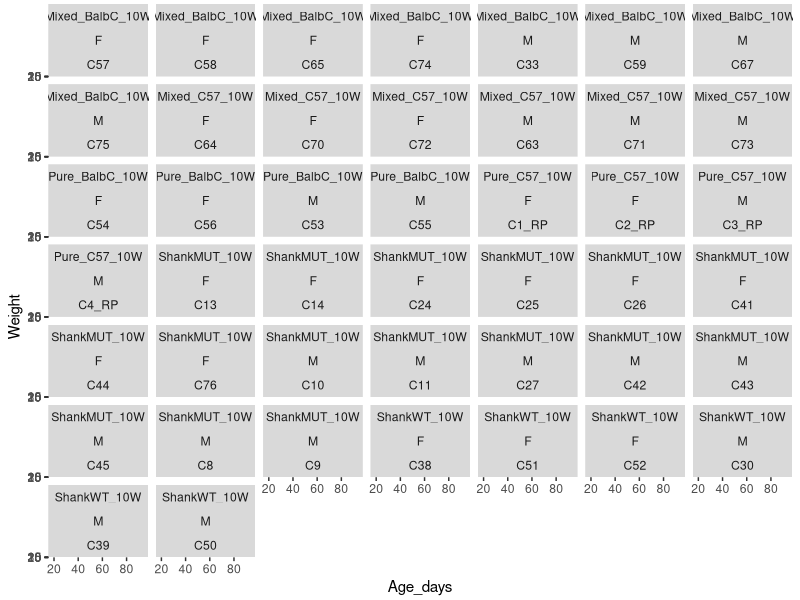
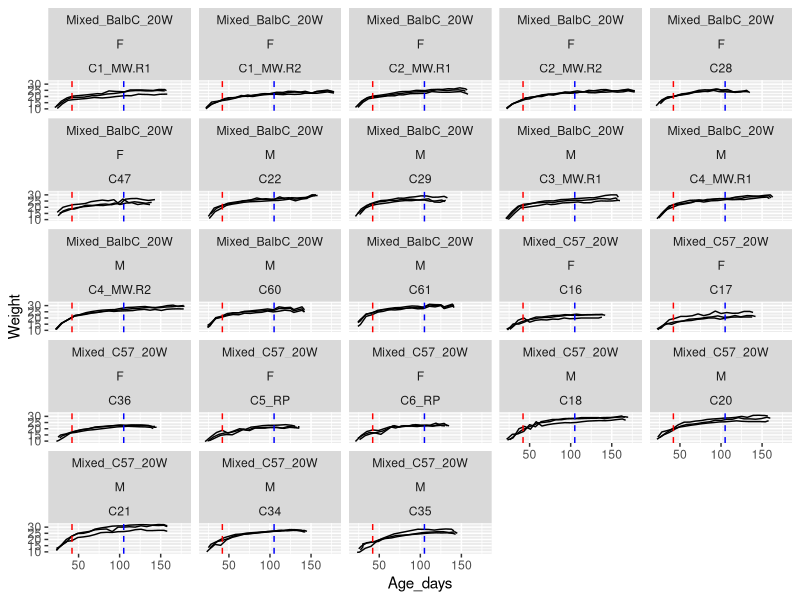
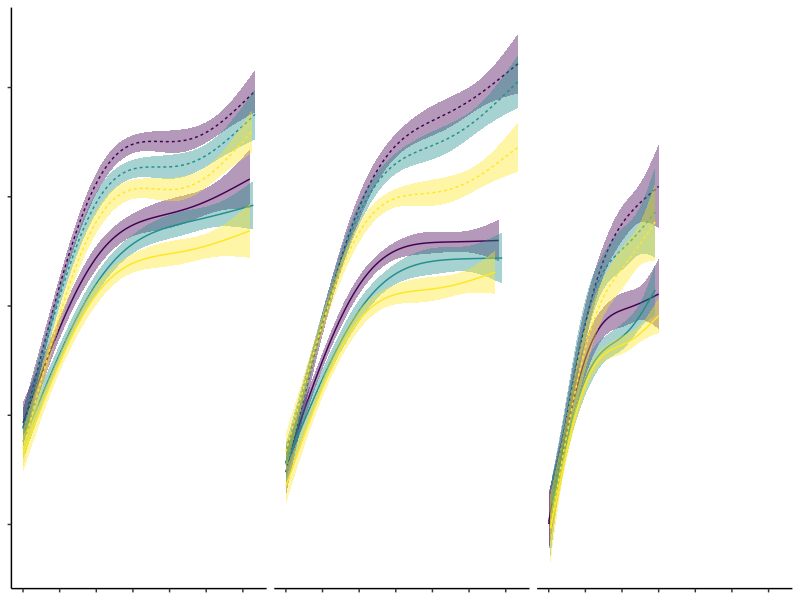
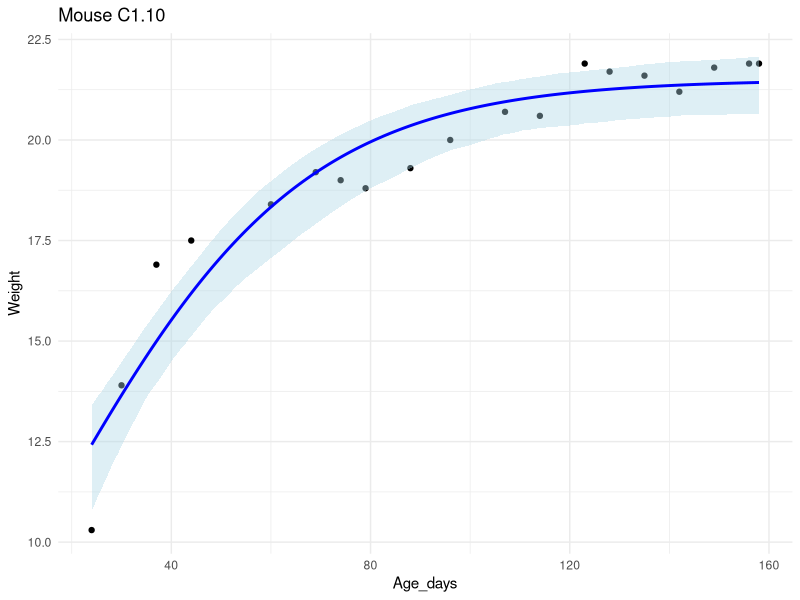
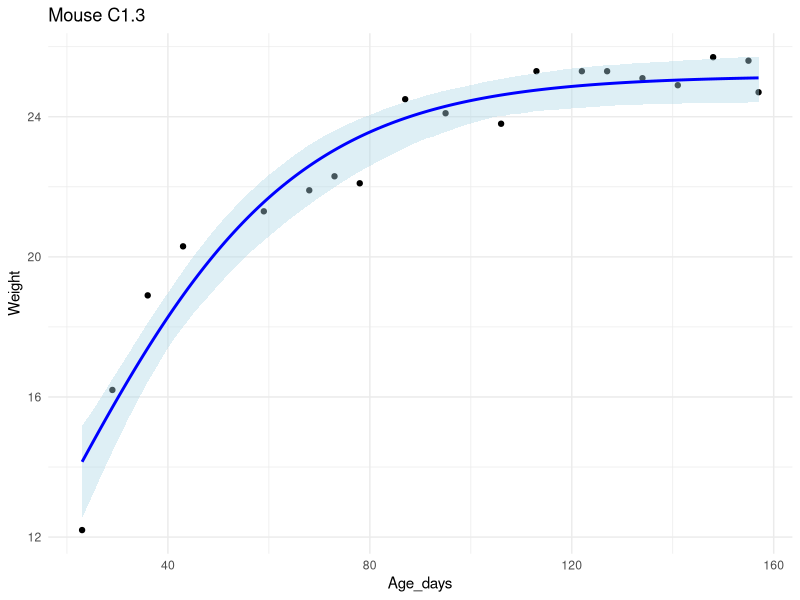
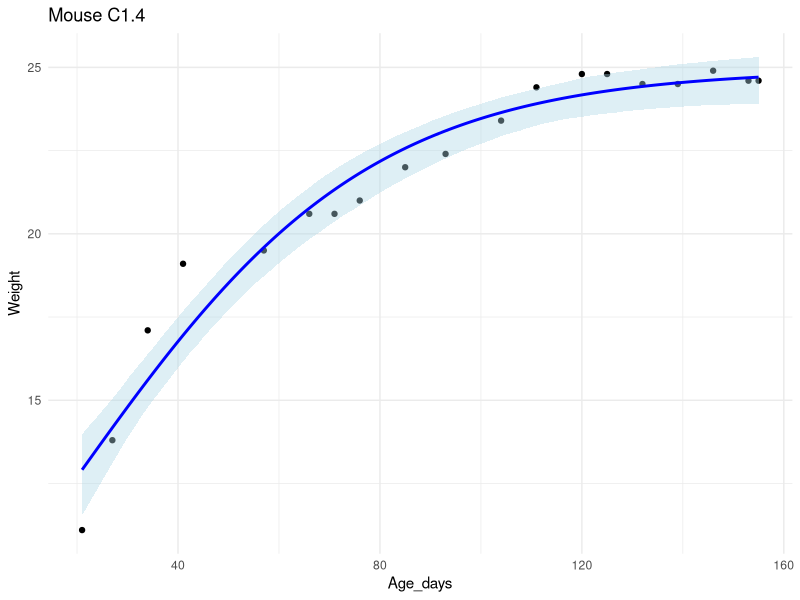
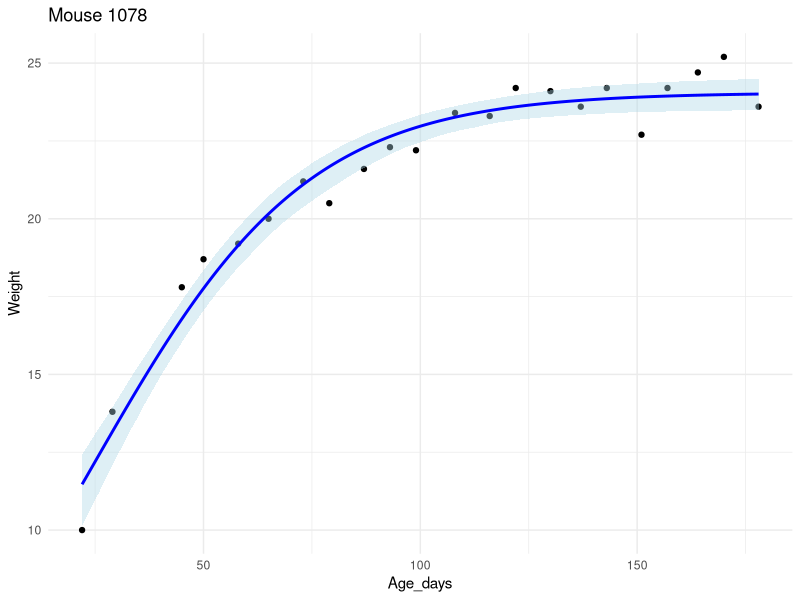
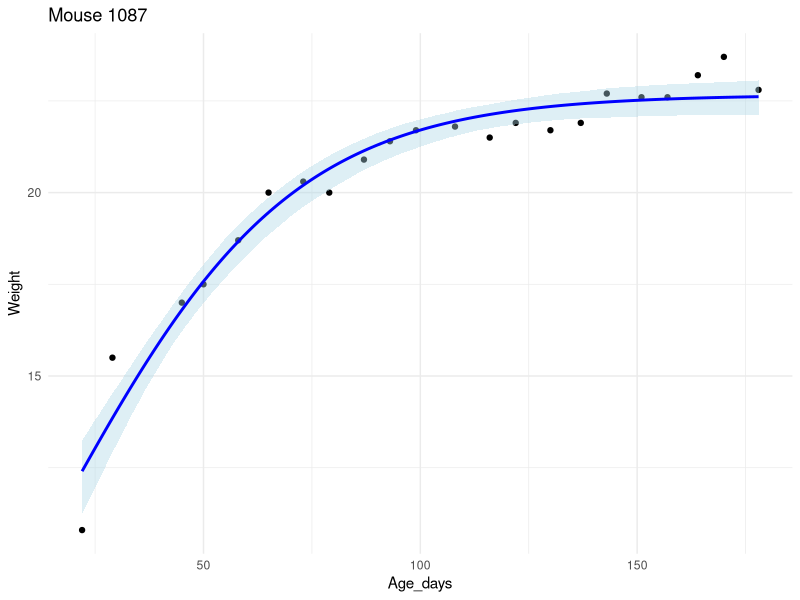

Source code (R) for these figures, in order: (Note: this script raises an error after producing the figures.)
# Libraries ----
library(tidyverse); library(minpack.lm); library(lme4); library(car); library(emmeans)

# Paths ----
setwd("~/Dropbox/UWyo/Projects/SocialHierarchy/Fall25_SDH/SDH/data/")
plotdir <- "~/Dropbox/UWyo/Projects/SocialHierarchy/Fall25_SDH/SDH/plots/weight_curves/"

# ==================================================
# Load + basic checks ----
# ==================================================

wc <- read.csv("SDH_WeightCurves - Weight.csv", stringsAsFactors = TRUE)

n_distinct(wc$Cohort)   # 67
n_distinct(wc$MouseID)  # 201

# P0 reference weights (JAX): C57 ~1.3g; Balb ~1.5g
bw <- wc %>%
  select(MouseID, Cohort, Sex, Treatment, DOB) %>%
  distinct() %>%
  mutate(
    Date = DOB, Age_days = 0,
    Weight = case_when(
      str_detect(Treatment, "C57|Shank") ~ 1.3,
      str_detect(Treatment, "Balb")      ~ 1.5,
      TRUE                               ~ NA_real_
    )
  )

# ==================================================
# Exploratory plots ----
# ==================================================

ggplot(filter(wc, str_detect(Treatment, "10W")), aes(Age_days, Weight, group = MouseID)) +
  geom_line() +
  geom_vline(xintercept = 42, linetype = "dashed", color = "red") +   # early weight
  geom_vline(xintercept = 63, linetype = "dashed", color = "blue") +  # late weight
  facet_wrap(vars(Treatment, Sex, Cohort))

ggplot(filter(wc, str_detect(Treatment, "20W")), aes(Age_days, Weight, group = MouseID)) +
  geom_line() +
  geom_vline(xintercept = 42,  linetype = "dashed", color = "red") +  # early weight
  geom_vline(xintercept = 105, linetype = "dashed", color = "blue") + # late weight
  facet_wrap(vars(Treatment, Sex, Cohort))

# ==================================================
# Logistic fits per mouse (nlsLM) + parametric CI simulation ----
# ==================================================

df <- wc %>% mutate(MouseID = as.character(MouseID))

target_ages <- tibble(Age_days = c(28, 42, 56, 70, 84, 98, 112, 126, 140))
n_sim <- 1000

fit_summary      <- tibble()
all_predictions  <- tibble()
fit_success      <- character()
fit_fail         <- character()

logistic_fun <- function(K, r, t0, age) K / (1 + exp(-r * (age - t0)))

for (mouse in unique(df$MouseID)) {
  df_sub <- filter(df, MouseID == mouse)
  
  if (nrow(df_sub) < 4 || all(df_sub$Weight <= 0, na.rm = TRUE)) {
    fit_fail <- c(fit_fail, mouse)
    next
  }
  
  ok <- try({
    fit <- nlsLM(
      Weight ~ K / (1 + exp(-r * (Age_days - t0))),
      data   = df_sub,
      start  = list(K = max(df_sub$Weight, na.rm = TRUE), r = 0.05, t0 = 50),
      control = nls.lm.control(maxiter = 200)
    )
    
    coefs <- coef(fit)
    fit_success <- c(fit_success, mouse)
    
    fit_summary <- bind_rows(
      fit_summary,
      tibble(MouseID = mouse, K = coefs[["K"]], r = coefs[["r"]], t0 = coefs[["t0"]])
    )
    
    vcov_mat <- tryCatch(vcov(fit), error = function(e) NULL)
    if (is.null(vcov_mat)) stop("vcov failed")
    
    param_sim <- MASS::mvrnorm(n_sim, mu = coefs, Sigma = vcov_mat)
    
    # Predictions at target ages (+ 95% CI from parametric simulation)
    pred_vals <- predict(fit, newdata = target_ages)
    sim_preds <- sapply(
      target_ages$Age_days,
      \(age) logistic_fun(param_sim[, "K"], param_sim[, "r"], param_sim[, "t0"], age)
    )
    
    pred_df <- tibble(
      MouseID    = mouse,
      Age_days   = target_ages$Age_days,
      Predicted  = pred_vals,
      CI_lower   = apply(sim_preds, 2, quantile, probs = 0.025, na.rm = TRUE),
      CI_upper   = apply(sim_preds, 2, quantile, probs = 0.975, na.rm = TRUE)
    )
    
    all_predictions <- bind_rows(all_predictions, pred_df)
    
    # Full curve + ribbon
    plot_ages <- tibble(Age_days = seq(min(df_sub$Age_days), max(df_sub$Age_days), length.out = 200))
    sim_curve <- sapply(
      plot_ages$Age_days,
      \(age) logistic_fun(param_sim[, "K"], param_sim[, "r"], param_sim[, "t0"], age)
    )
    
    plot_df <- tibble(
      Age_days = plot_ages$Age_days,
      Fit      = predict(fit, newdata = plot_ages),
      CI_lower = apply(sim_curve, 2, quantile, probs = 0.025, na.rm = TRUE),
      CI_upper = apply(sim_curve, 2, quantile, probs = 0.975, na.rm = TRUE)
    )
    
    mouse_safe <- gsub("[^A-Za-z0-9]", "_", mouse)
    
    p <- ggplot(df_sub, aes(Age_days, Weight)) +
      geom_point() +
      geom_ribbon(data = plot_df, aes(y = Fit, ymin = CI_lower, ymax = CI_upper),
                  fill = "lightblue", alpha = 0.4) +
      geom_line(data = plot_df, aes(y = Fit), color = "blue", linewidth = 1) +
      ggtitle(paste("Mouse", mouse)) +
      theme_minimal()
    
    ggsave(file.path(plotdir, paste0("logistic_fit_", mouse_safe, ".pdf")),
           plot = p, width = 6, height = 4)
    
    TRUE
  }, silent = TRUE)
  
  if (!isTRUE(ok)) fit_fail <- c(fit_fail, mouse)
}

n_distinct(all_predictions$MouseID)  # 201
table(all_predictions$MouseID)

# ==================================================
# Export model parameters + predictions ----
# ==================================================

write.csv(fit_summary,     "logistic_model_parameters.csv",     row.names = FALSE)
write.csv(all_predictions, "logistic_predictions_with_ci.csv",  row.names = FALSE)

# ==================================================
# Build predicted-weight summary table ----
# ==================================================

all_predictions_clean <- all_predictions %>%
  filter(Predicted > 5) %>%
  select(MouseID:Predicted) %>%
  group_by(MouseID) %>%
  pivot_wider(names_from = Age_days, values_from = Predicted) %>%
  ungroup()

all_predictions_clean <- full_join(
  all_predictions_clean,
  wc %>% select(MouseID:DOB) %>% distinct(),
  by = "MouseID"
)

all_predictions_clean <- all_predictions_clean %>%
  mutate(
    Pred_Sac_Weight = case_when(
      str_detect(Treatment, "10W") ~ `70`,
      str_detect(Treatment, "20W") ~ `140`,
      TRUE ~ NA_real_
    ),
    Pred_Wean_Weight = `28`,
    Pred_Mat_Weight  = `56`
  )

wc_summary <- all_predictions_clean %>%
  select(MouseID, Cohort, Sex, Treatment, Pred_Wean_Weight, Pred_Mat_Weight, Pred_Sac_Weight) %>%
  group_by(Cohort, Sex, Treatment) %>%
  mutate(
    Trio_max_WeanWeight = max(Pred_Wean_Weight, na.rm = TRUE),
    Rel_WeanWeight      = Pred_Wean_Weight / Trio_max_WeanWeight,
    Trio_max_SacWeight  = max(Pred_Sac_Weight,  na.rm = TRUE),
    Rel_SacWeight       = Pred_Sac_Weight  / Trio_max_SacWeight,
    Trio_max_MatWeight  = max(Pred_Mat_Weight, na.rm = TRUE),
    Rel_MatWeight       = Pred_Mat_Weight / Trio_max_MatWeight
  ) %>%
  ungroup()

fo <- full_join(all_predictions_clean, wc_summary, by = c("MouseID","Cohort","Sex","Treatment",
                                                          "Pred_Wean_Weight","Pred_Mat_Weight","Pred_Sac_Weight"))

str(fo)
write.csv(fo, "predicted_weights.csv", row.names = FALSE)

# ---- Make Plots ----
theme_nolabels <- theme_classic() +
  theme(axis.title = element_blank(), axis.text = element_blank(),
        strip.text = element_blank(), legend.position = "none")

wc <- wc %>% mutate(
    Age        = case_when(str_detect(Treatment, "10W$") ~ "10W",
                           str_detect(Treatment, "20W$") ~ "20W",
                           TRUE ~ NA_character_),
    Geno       = if_else(str_detect(Treatment, "MUT"), "MUT", "WT"),
    Background = if_else(str_detect(Treatment, "BalbC"), "BalbC", "C57"),
    Group      = paste(Background, Geno, sep = "_"),
    Age        = factor(Age, levels = c("10W", "20W")),
    Geno       = factor(Geno, levels = c("WT", "MUT")),
    Background = factor(Background, levels = c("BalbC", "C57")),
    Group      = factor(Group, levels = c("BalbC_WT", "C57_WT", "C57_MUT"))
  )

wc_ranked <- wc %>% left_join(all_predictions_clean %>% select(Cohort, MouseID, Pred_Sac_Weight)) %>%
  group_by(Cohort) %>%
  mutate(Rank = factor(dense_rank(desc(Pred_Sac_Weight)), levels = 1:3, ordered = TRUE)) %>%
  ungroup()

wc_ranked_summary <- wc_ranked %>%
  group_by(Group, Sex, Rank, Age_days) %>%
  summarise(mean_wt = mean(Weight, na.rm = TRUE),
            sd_wt = sd(Weight, na.rm = TRUE),
            n_cohorts = n(),
            se_wt = sd_wt / sqrt(n_cohorts),
            lower = mean_wt - se_wt, upper = mean_wt + se_wt,
            .groups = "drop")

plot_df <- wc_ranked_summary %>%
  filter(Age_days >= 21,
         (Group == "C57_MUT" & Age_days <= 84) | (Group != "C57_MUT" & Age_days <= 154))

ggplot(plot_df, aes(Age_days/7, mean_wt, color = Rank, fill = Rank, linetype = Sex)) +
  facet_grid(~ Group) +
  scale_x_continuous(breaks = seq(3, 21, by = 3)) +
  geom_smooth(method = "gam", formula = y ~ s(x, k = 4), se = TRUE, linewidth = 0.5) +
  theme_nolabels
ggsave(file.path(plotdir, "Summary_WeightCurves.pdf"), width = 9, height = 3, units = "cm")

wc_ranked_clean <- wc_ranked %>% 
  select(MouseID, Cohort, Rank, Group, Sex, Age, Pred_Sac_Weight) %>%
  distinct()

m1 <- lmer(Pred_Sac_Weight ~ Rank * Group * Sex + Age + (1 | Cohort), data = wc_ranked_clean); summary(m1)
Anova(m1, type = 3)
pairs(emmeans(m1, ~ Rank | Group | Sex))
